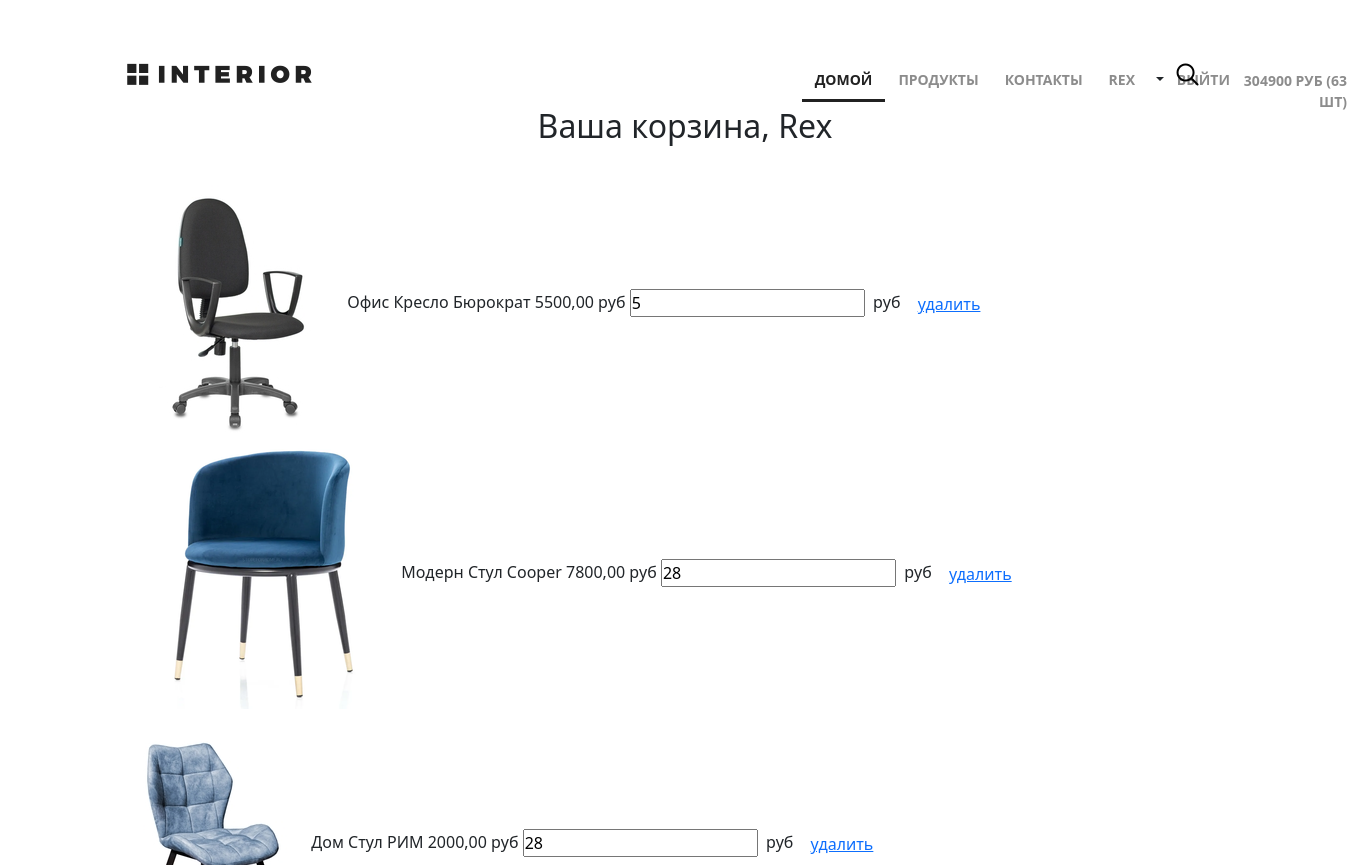
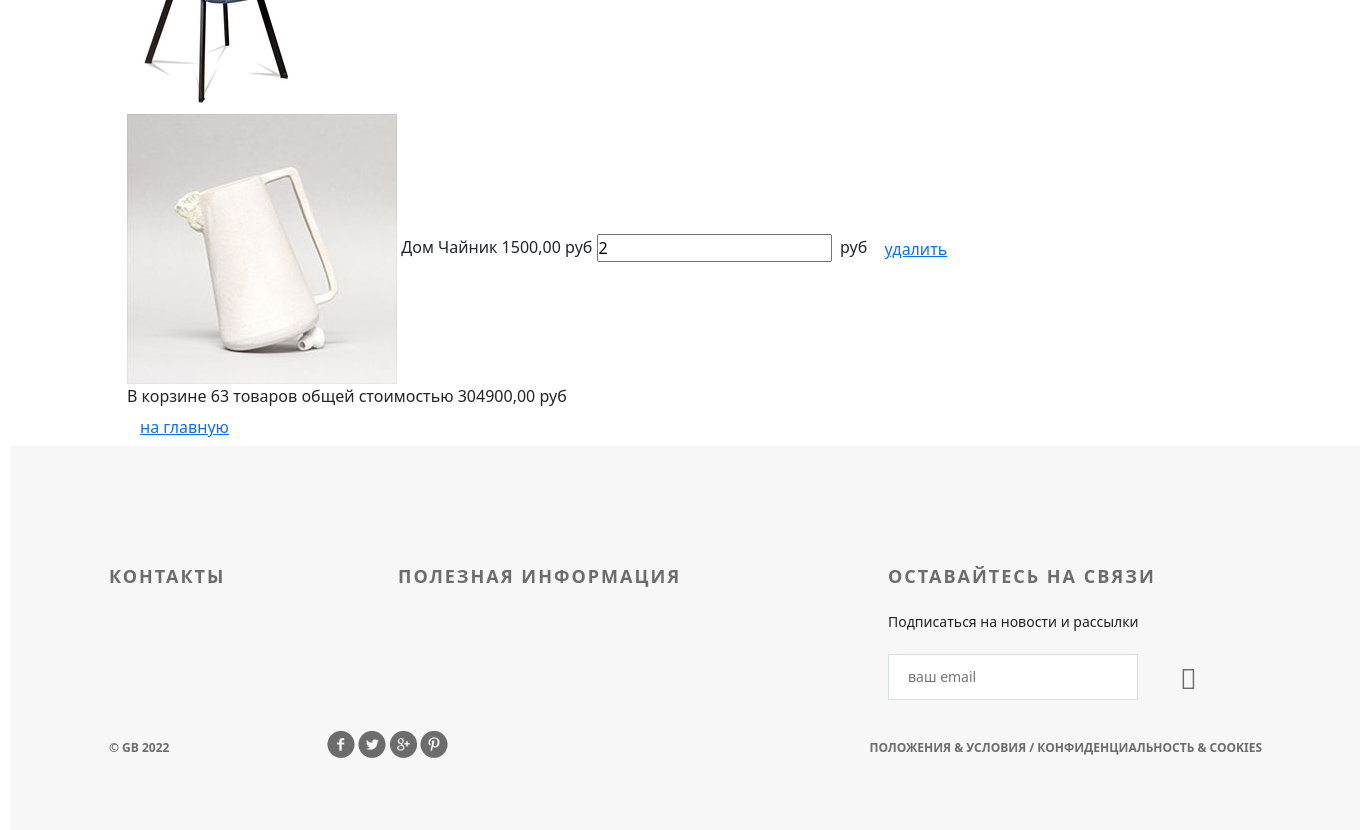
Page /basket/ (signed in) on the earlier database version (2 pictures, top to bottom).
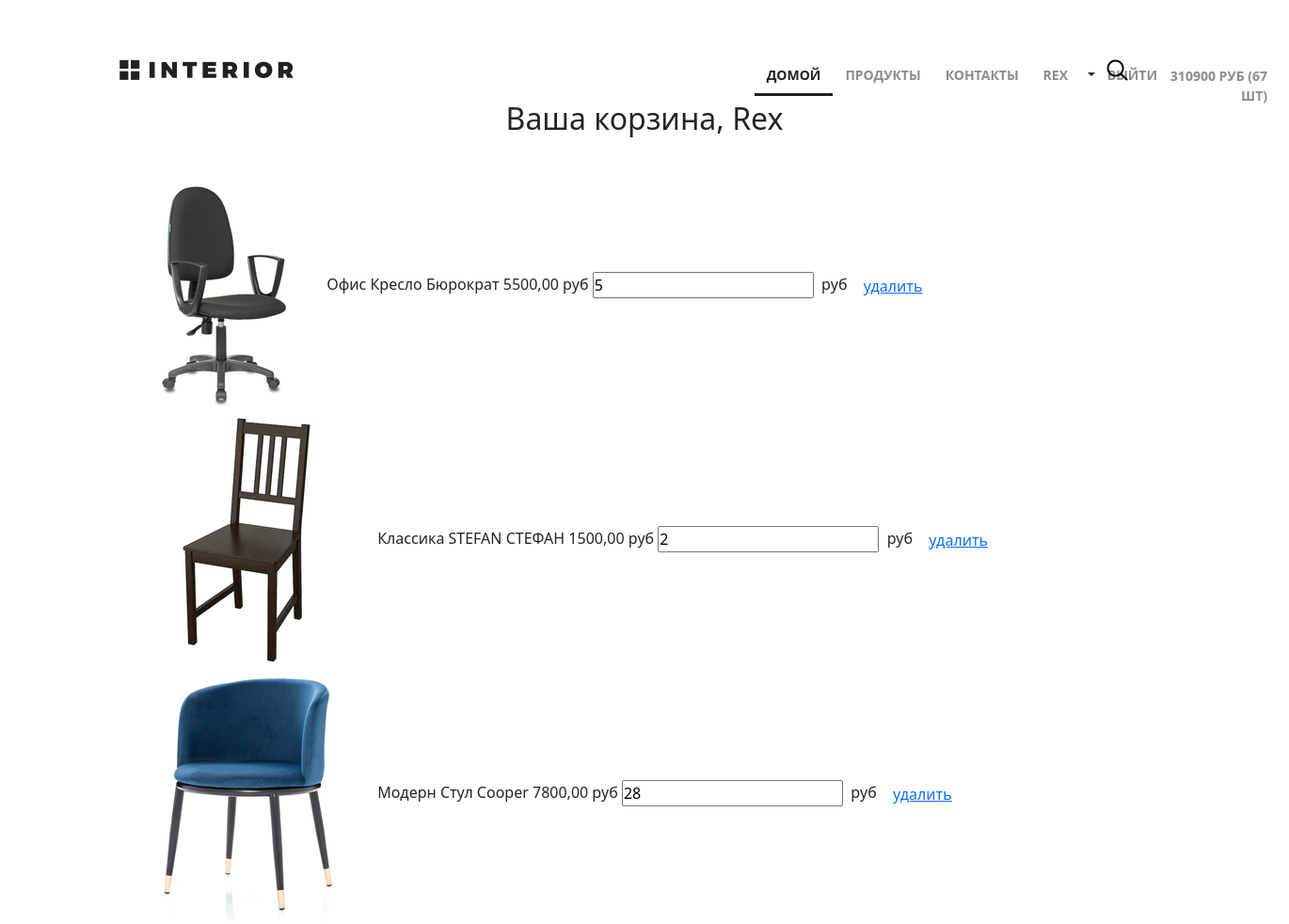
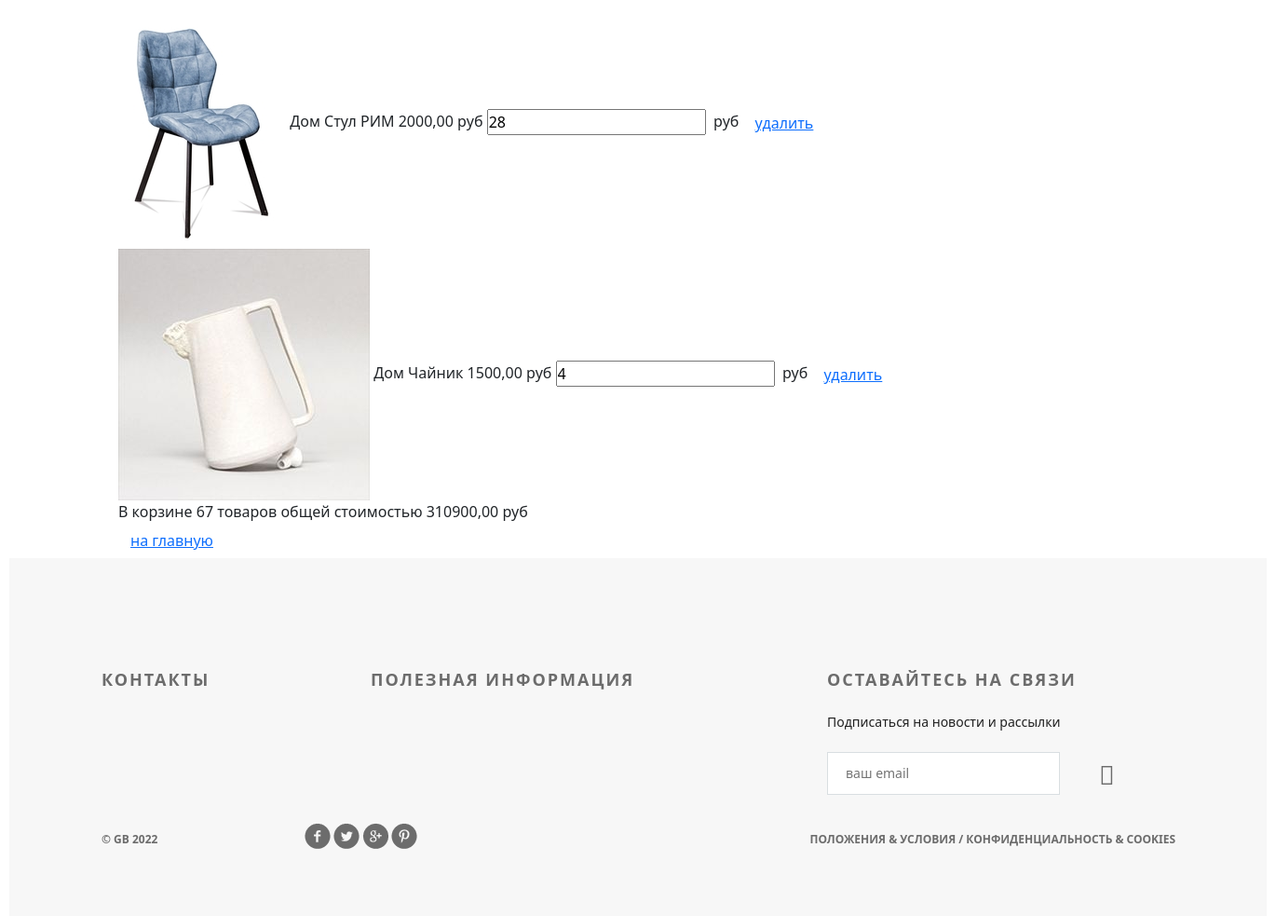
Same page on the later database version (2 pictures, top to bottom).
### authapp/models.py (models this page shows, shortened)
class ShopUser(AbstractUser):
    avatar = models.ImageField(upload_to='users_avatars', blank=True)
    age = models.PositiveIntegerField(verbose_name='возраст', default=18)
    activation_key = models.CharField(max_length=128, blank=True)
    activation_key_expires = models.DateTimeField(default=(now() + timedelta(hours=48)))

### basketapp/models.py (models this page shows, shortened)
class Basket(models.Model):
    objects = BasketQuerySet.as_manager()
    user = models.ForeignKey(
        settings.AUTH_USER_MODEL,
        on_delete=models.CASCADE,
        related_name='basket',
    )
    product = models.ForeignKey(
        Product,
        on_delete=models.CASCADE,
    )
    quantity = models.PositiveIntegerField(verbose_name='количество', default=0)
    add_datetime = models.DateTimeField(verbose_name='время', auto_now_add=True)
    @property
    def product_cost(self):
        return self.product.price * self.quantity
    @property
    def total_quantity(self):
        _items = Basket.objects.filter(user=self.user)
        _total_quantity = sum(list(map(lambda x: x.quantity, _items)))
        return _total_quantity
    @property
    def total_cost(self):
        _items = Basket.objects.filter(user=self.user)
        _total_cost = sum(list(map(lambda x: x.product_cost, _items)))
        return _total_cost

### mainapp/models.py (models this page shows, shortened)
class Product(models.Model):
    category = models.ForeignKey(ProductCategory, on_delete=models.CASCADE)
    name = models.CharField(verbose_name='имя продукта', max_length=128)
    image = models.ImageField(upload_to='products_images', blank=True)
    short_desc = models.CharField(verbose_name='краткое описание продукта', max_length=60, blank=True)
    description = models.TextField(verbose_name='описание продукта', blank=True)
    price = models.DecimalField(verbose_name='цена продукта', max_digits=8, decimal_places=2, default=0)
    quantity = models.PositiveIntegerField(verbose_name='количество на складе', default=0)
    is_active = models.BooleanField(default=True)

class ProductCategory(models.Model):
    name = models.CharField(verbose_name='имя', max_length=64, unique=True)
    description = models.TextField(verbose_name='описание', blank=True)
    created = models.DateTimeField(auto_now_add=True)
    updated = models.DateTimeField(auto_now=True)
    is_active = models.BooleanField(default=True)

### basketapp/views.py (the view)
# urls.py: path('', basketapp.basket, name='index'),
@login_required
def basket(request):
    title = 'корзина'
    basket_items = Basket.objects.filter(user=request.user).order_by('product__category')
    context = {
        'title': title,
        'basket_items': basket_items,
    }
    return render(request, 'basketapp/basket.html', context=context)

### mainapp/context_processors.py (called while the page is built)
def basket(request):
    print(f'context processor basket works')
    basket = []
    if request.user.is_authenticated:
        basket = Basket.objects.filter(user=request.user)
    return {
        'basket': basket,
    }

### basketapp/templates/basketapp/basket.html (shortened to what this page needs)
{% extends 'geekshop/base.html' %}
{% load static %}
{% block css %}
    <link href="https://cdn.jsdelivr.net/npm/bootstrap@5.0.2/dist/css/bootstrap.min.css" rel="stylesheet">
{% endblock %}
{% block content %}
    <div class="header clearfix">
        {% include 'geekshop/includes/main_menu.html' %}
        <a href="#" class="basket"></a>
    </div>
    <div class="h2 text-center head">
      Ваша корзина,
      {% if user.first_name %}
        {{ user.first_name|title}}
      {% else %}
        Пользователь
      {% endif %}
    </div>
    {% include 'basketapp/includes/inc_basket_list.html' %}
{% endblock %}

### geekshop/templates/geekshop/base.html (shortened to what this page needs)
{% load static %}
<!DOCTYPE html>
<html>
<head>
    <link rel="stylesheet" type="text/css" href="{% static '/geekshop/style.css' %}">
    <link rel="stylesheet" href="https://pro.fontawesome.com/releases/v5.10.0/css/fontawesome.css"
/>
    <link href="https://cdn.jsdelivr.net/npm/bootstrap@5.0.2/dist/css/bootstrap.min.css" rel="stylesheet"
>
    {% block css %}
    {% endblock %}
</head>
<body>
<div class="container">
    {% block content %}
    {% endblock %}
    <div class="clr"></div>
</div>
<div class="footer">
    <div class="clearfix">
        <div class="text-footer">
            <h3>контакты</h3>
        </div>
        <div class="text-footer">
            <h3>полезная информация</h3>
        </div>
        <div class="text-footer clearfix">
            <h3>Оставайтесь на связи</h3>
            <p>Подписаться на новости и рассылки</p>
            <form>
                <input type="email" name="email" placeholder="ваш email">
                <a href="#"><i class="fa fa-paper-plane fa-2x" aria-hidden="true"></i></a>
            </form>
        </div>
    </div>
    <p class="small">&copy; GB 2022</p>
    <div class="social">
        <a href="#" class="social1"></a>
        <a href="#" class="social2"></a>
        <a href="#" class="social3"></a>
        <a href="#" class="social4"></a>
    </div>
    <p class="small">Положения &amp; Условия / Конфиденциальность &amp; Cookies</p>
</div>
</body>
</html>

### geekshop/templates/geekshop/includes/main_menu.html (shortened to what this page needs)
<a href="{% url 'index' %}" class="logo"></a>
<ul class="menu">
    <li><a href="{% url 'index' %}" class="active">домой</a></li>
    <li><a href="{% url 'products:index' %}">продукты</a></li>
    <li><a href="{% url 'contacts' %}">контакты</a></li>
    {% if user.is_authenticated %}
    <li class="dropdown-toggle" id="dropdownMenuButton2" data-bs-toggle="dropdown"
        aria-expanded="false">
        <a href="{% url 'auth:edit' %}">
            {{ user.first_name|default:'Пользователь' }}
        </a>
    </li>
    {% endif %}
    <li>
        {% if user.is_authenticated %}
        <a href="{% url 'auth:logout' %}">выйти</a>
        {% else %}
        <a href="{% url 'auth:login' %}">войти</a>
        {% endif %}
    </li>
    {% if basket %}
    <li>
        <a href="{% url 'basket:index' %}" class="basket">
            <span>
                ({{ basket.0.total_quantity }} шт)
            </span>
        </a>
    </li>
    {% endif %}
</ul>
<a href="#" class="search"></a>

### basketapp/templates/basketapp/includes/inc_basket_list.html
 <div class="basket_list mt-4">
  {% for item in basket_items %}
    <div class="basket_record">
      <img src="/media/{{ item.product.image }}"
           alt="{{ item.product.short_desc }}">
      <span class="category_name">{{ item.product.category.name }}</span>
      <span class="product_name">{{ item.product.name }}</span>
      <span class="product_price">{{ item.product.price }}&nbspруб</span>
      <input type="number" name="{{ item.pk }}"
                           min="0"
                           value="{{ item.quantity }}">
      <span class="product_cost">{{ item.cost }}&nbspруб</span>
      <button class="btn btn-round">
        <a href="{% url 'basket:remove' item.pk %}" class="">
          удалить
        </a>
      </button>
    </div>
  {% endfor %}
  {% if basket_items %}
    <div class="basket_summary">
      В корзине {{ basket_items.0.total_quantity }} товаров общей стоимостью
                {{ basket_items.0.total_cost }} руб
    </div>
  {% endif %}
    <button class="btn btn-round">
      <a href="{% url 'index' %}">на главную</a>
    </button>
  </div>

### geekshop/static/geekshop/style.css (style rules this page uses)
* { margin: 0; padding: 0; }
body { font-family: 'Montserrat', sans-serif; }
html, body { height: 100%; }
.clr { height: 384px; }
.container { width: 1366px; margin: 0 auto; min-height: 100%; }
.logo { background-image: url(img/logo.png); margin-top: 63px; width: 185px; height: 22px; float: left; }
.menu { list-style-type: none; margin-top: 67px; float: right; }
.menu li { float: left; }
.menu a { color: #8c8c8c; font-size: 14px; font-weight: 700; text-align: right; text-transform: uppercase; text-decoration: none; padding: 10px 13px; }
.menu .active { color: #212121; font-weight: 700; border-bottom: 3px solid #212121; }
.search { display: block; width: 23px; height: 23px; background-image: url(img/search.png); position: absolute; top: 63px; left: 1176px; }
.basket { display: block; width: 150px; height: 23px; background-image: url(img/basket.png); position: absolute; top: 60px; left: 1210px; }
.clearfix:after { content: ""; display: block; clear: both; }
.footer { height: 384px; width: 1350px; background-color: #f7f7f7; padding-left: 99px; padding-right: 98px; margin: -384px auto 0; clear: both; }
.footer form { position: relative; }
.footer form a i { display: block; width: 21px; height: 21px; position: absolute; z-index: 2; top: 10px; right: 50px; color: #6c6c6c; }
.text-footer { margin-top: 120px; width: 221px; float: left; margin-right: 68px; }
.text-footer:last-child { margin-right: 0; }
.text-footer h3 { text-transform: uppercase; color: #6c6c6c; font-size: 18px; font-weight: 700; text-align: left; margin-bottom: 22px; letter-spacing: 2px; }
.text-footer p { color: #212121; font-size: 14px; font-weight: 300; line-height: 24px; text-align: left; margin-bottom: 20px; }
.text-footer a { text-decoration: none; text-transform: uppercase; color: #212121; font-size: 14px; font-weight: 700; line-height: 26px; text-align: left; }
.text-footer:nth-child(2) { width: 422px; }
.text-footer:nth-child(3) { width: 363px; }
.text-footer input { border-width: 1px; border-color: #d9dee1; border-style: solid; background-color: #ffffff; width: 250px; height: 46px; outline: none; color: #6c6c6c; font-size: 14px; font-weight: 300; line-height: 22px; text-align: left; padding-left: 19px; padding-right: 70px; }
.footer .small { text-transform: uppercase; float: left; color: #6c6c6c; font-size: 12px; font-weight: 700; line-height: 26px; text-align: left; margin-top: 35px; }
.social { height: 28px; width: 121px; float: left; margin-left: 158px; margin-top: 30px; }
.social1 { background: url(img/social-links.png); height: 28px; width: 28px; float: left; }
.social2 { background: url(img/social-links.png); background-position: -34px 0px; height: 28px; width: 28px; float: left; margin-left: 3px; }
.social3 { background: url(img/social-links.png); background-position: -67px 0px; height: 28px; width: 28px; float: left; margin-left: 3px; }
.social4 { background: url(img/social-links.png); background-position: -101px 0px; height: 28px; width: 28px; float: left; margin-left: 3px; }
.footer .small:nth-child(4) { float: right; }

Differences in the rows shown:
changed through a linked row, Basket "Офис": user+quantity "63" → "67"; user+product+quantity "304900,00" → "310900,00"
added Basket: product.image (picture), product.category.name "Классика", product.name "STEFAN СТЕФАН", product.price "1500,00", quantity "2"
changed Basket "Чайник": quantity "2" → "4"
